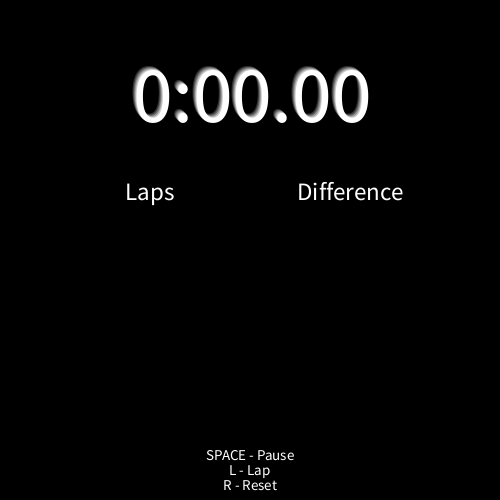
Frame 1 (no input)
Frame 60 (the mouse pressed at the canvas centre just before this capture): identical to frame 1, image omitted
Frame 120 (the mouse held since frame 60 and released just before this capture): identical to frame 1, image omitted

The Processing sketch that drew this single still picture (run headless with seeded random() and noise(); from frame 60 on, the mouse is pressed at the canvas centre):

// Processing sketch: opdr_12_4
// ── opdr_12_4.pde
float sec = 0;
int minDisplay = 0;
float secDisplay = 0;
int timeStop = 0;
int recentPause = 0;
int pauses = 0;
boolean active = false;
float savedSec = 0;
int savedMin = 0;
String saveTime = "";
String[] savedTimeList = {"","","","",""};
String[] savedTimeListCopy = {"","","","",""};
float differenceSec = 0;
int differenceMin = 0;
String saveDifference = "";
String[] savedDifferenceList = {"","","","",""};
String[] savedDifferenceListCopy = {"","","","",""};


void setup(){
  size(500,500);
  frameRate(120);
}

void draw(){
  background(0);
  //Passing of time
  if(active){
    if(sec*1000 <= millis() - pauses){
      sec += 0.01;
    }
  }
  //Display time
  minDisplay = floor(sec/60);
  secDisplay = sec%60;
  textAlign(CENTER);
  textSize(80);
  for(int i=0; i<5; i++){
    fill(i*50);
    text(nf(minDisplay,1,0) + ":" + nf(secDisplay,2,2),247 + i*1,117 + i*1);
  }
  fill(255);
  text(nf(minDisplay,1,0) + ":" + nf(secDisplay,2,2),252,122);
  //Laps
  textSize(25);
  text("Laps",150,200);
  text("Difference",350,200);
  textSize(20);
  for(int i=0; i<5; i++){
    text(savedTimeList[i],150,250+i*30);
  }
  for(int i=0; i<5; i++){
    text(savedDifferenceList[i],350,250+i*30);
  }
  textSize(15);
  //Controls
  text("SPACE - Pause",250,460);
  text("L - Lap",250,475);
  text("R - Reset",250,490);
}

void keyPressed(){
  if(keyCode == 32){
    //Start
    if(!active){
      recentPause = millis() - timeStop;
      pauses = pauses + recentPause;
      active = true;
      println("Stopwatch started.");
    //Stop
    }else{
      timeStop = millis();
      active = false;
      println("Stopwatch paused.");
    }
  }
  //Reset
  if(key == 'r'){
    timeStop = 0;
    pauses = 0;
    active = false;
    sec = 0;
    for(int i=0; i<savedTimeList.length; i++){
      savedTimeList[i] = "";
    }
    for(int i=0; i<savedDifferenceList.length; i++){
      savedDifferenceList[i] = "";
    }
    savedMin = 0;
    savedSec = 0;
    println("Stopwatch reset.");
  }
  //Lap
  if(key == 'l'){
    differenceMin = minDisplay - savedMin;
    differenceSec = secDisplay - savedSec;
    saveDifference = nf(differenceMin,1,0) + ":" + nf(differenceSec,2,2);
    for(int i=0; i<5; i++){
      savedDifferenceListCopy[i] = savedDifferenceList[i];
    }
    for(int i=0; i<4; i++){
      savedDifferenceList[i+1] = savedDifferenceListCopy[i];
    }
    savedDifferenceList[0] = saveDifference;
    
    savedMin = minDisplay;
    savedSec = secDisplay;
    saveTime = nf(savedMin,1,0) + ":" + nf(savedSec,2,2);
    for(int i=0; i<5; i++){
      savedTimeListCopy[i] = savedTimeList[i];
    }
    for(int i=0; i<4; i++){
      savedTimeList[i+1] = savedTimeListCopy[i];
    }
    savedTimeList[0] = saveTime;
    
    println("Lap saved.");
  }
}
